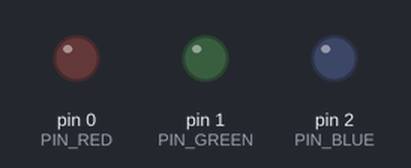
The sketch below on a simulated Arduino Uno, built with avr-gcc and run on an emulated ATmega328P. Parts: output pins drawn as LEDs (lit = HIGH).

Above: at 0.3 s.
At 0.9 s:
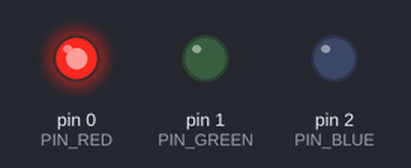
At 2.2 s:
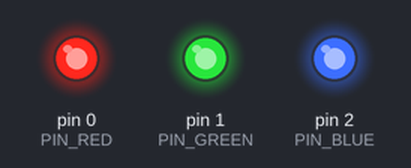
At 4.1 s:
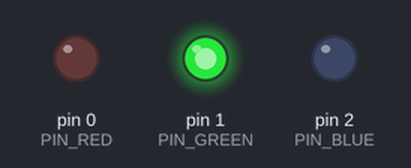
At 4.7 s:
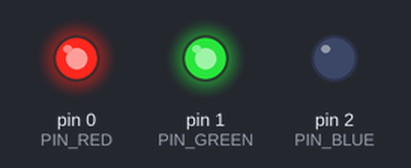
At 6.6 s:
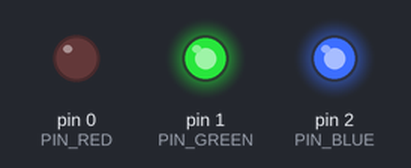
Timing chart, 0 to 9.0 s (numbered marks = the images above):
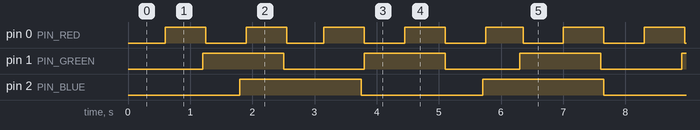

The sketch:

led_fullcolor.ino
```cpp
#define PIN_RED 0
#define PIN_GREEN 1
#define PIN_BLUE 2
unsigned char led_r, led_g, led_b;
unsigned char count = 0;

void setup(){
  pinMode(PIN_RED, true);
  pinMode(PIN_GREEN, true);
  pinMode(PIN_BLUE, true);
  led_r = led_g = led_b = 0;
}

void loop(){
  led_r += 10;
  analogWrite(PIN_RED, led_r);
  if(count % 2 == 0){
    led_g += 10;
    analogWrite(PIN_GREEN, led_g);
  }
  if(count % 3 == 0){
    led_b += 10;
    analogWrite(PIN_BLUE, led_b);
  }
  count += 1;

  if(led_r >= 255) led_r = 0;
  if(led_g >= 255) led_g = 0;
  if(led_b >= 255) led_b = 0;
  if(count >= 255) count = 0;
  delay(50);
}
```

Measured:
- by itself, pin 0 (PIN_RED): alternates HIGH for 0.65 s and LOW for 0.65 s
- by itself, pin 1 (PIN_GREEN): alternates HIGH for 1.3 s and LOW for 1.3 s
- by itself, pin 2 (PIN_BLUE): alternates HIGH for 2.0 s and LOW for 2.0 s
